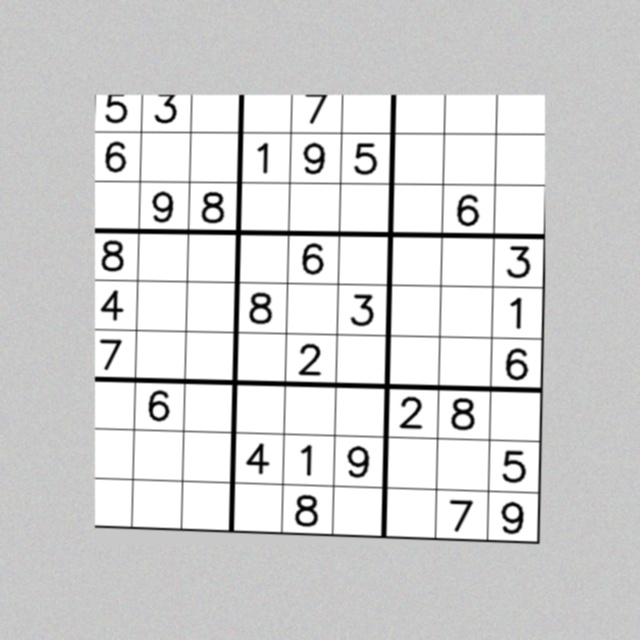
#> input picture sample_images/sample_sudoku.jpg, 640 x 640 px; its folder holds only this picture in this run
$ python -i grid_detector.py   (imports and definitions only)
#> lines starting #> are read from the running program, lines starting #| are printed output that depends on the picture; after the words box and inside, x2 and y2 are one past the last pixel; in counts of white or black regions, pixels touching at a corner belong together
### src/utils.py
"""
utils.py
--------
Shared helpers used across modules: logging setup, image I/O, and small
geometry utilities for working with the four corner points of the
detected Sudoku grid.
"""

from __future__ import annotations
import logging
import sys
from pathlib import Path

import cv2
import numpy as np

from .exceptions import ImageLoadError


# [46 lines left out: functions get_logger, load_image, not called in this run]


def order_corner_points(points: np.ndarray) -> np.ndarray:
    """
    Given 4 unordered (x, y) points forming a quadrilateral, returns them
    ordered as [top-left, top-right, bottom-right, bottom-left].

    Uses the standard sum/difference trick:
      - top-left has the smallest (x + y)
      - bottom-right has the largest (x + y)
      - top-right has the smallest (y - x)
      - bottom-left has the largest (y - x)
    """
    points = points.reshape(4, 2).astype(np.float32)
    ordered = np.zeros((4, 2), dtype=np.float32)

    sums = points.sum(axis=1)
    diffs = np.diff(points, axis=1).flatten()

    ordered[0] = points[np.argmin(sums)]  # top-left
    ordered[2] = points[np.argmax(sums)]  # bottom-right
    ordered[1] = points[np.argmin(diffs)]  # top-right
    ordered[3] = points[np.argmax(diffs)]  # bottom-left

    return ordered


def ensure_dir(path: str) -> None:
    """Creates a directory (including parents) if it doesn't already exist."""
    Path(path).mkdir(parents=True, exist_ok=True)

### src/grid_detector.py
"""
grid_detector.py
-----------------
Module 1: Locates the outer boundary of a 9x9 Sudoku grid in a photo and
warps it into a flat, top-down square image, then slices that square
into 81 individual cell images.

Pipeline
--------
1. Grayscale + Gaussian blur (noise reduction)
2. Adaptive threshold (robust to uneven lighting, unlike a global threshold)
3. Find the largest 4-sided contour -> assumed to be the grid boundary
4. Order its corners and apply a perspective transform (cv2.warpPerspective)
5. Slice the resulting square into a 9x9 array of cell images
"""

from __future__ import annotations
from dataclasses import dataclass

import cv2
import numpy as np

from .exceptions import GridNotFoundError
from .utils import order_corner_points

WARPED_SIZE = 450  # Output grid is WARPED_SIZE x WARPED_SIZE pixels
CELL_SIZE = WARPED_SIZE // 9
MIN_GRID_AREA_RATIO = 0.15  # Grid contour must cover at least this fraction of the image


@dataclass
class DetectedGrid:
    """Holds the results of grid detection for downstream modules."""
    warped: np.ndarray          # WARPED_SIZE x WARPED_SIZE grayscale grid image
    warped_color: np.ndarray    # Same, but color (for the final overlay)
    corners: np.ndarray         # The 4 ordered corner points found in the original image
    perspective_matrix: np.ndarray   # Forward transform (original -> warped)
    inverse_matrix: np.ndarray       # Inverse transform (warped -> original), for overlay


def _preprocess(image: np.ndarray) -> np.ndarray:
    gray = cv2.cvtColor(image, cv2.COLOR_BGR2GRAY)
    blurred = cv2.GaussianBlur(gray, (9, 9), 0)
    thresh = cv2.adaptiveThreshold(
        blurred, 255,
        cv2.ADAPTIVE_THRESH_GAUSSIAN_C, cv2.THRESH_BINARY_INV,
        blockSize=11, C=2,
    )
    # Dilate slightly to close small gaps in the grid lines
    kernel = np.ones((3, 3), np.uint8)
    return cv2.dilate(thresh, kernel, iterations=1)


def _find_grid_contour(thresh: np.ndarray, image_area: float) -> np.ndarray:
    contours, _ = cv2.findContours(thresh, cv2.RETR_EXTERNAL, cv2.CHAIN_APPROX_SIMPLE)
    if not contours:
        raise GridNotFoundError("No contours found in the image at all.")

    largest = max(contours, key=cv2.contourArea)
    area = cv2.contourArea(largest)

    if area < MIN_GRID_AREA_RATIO * image_area:
        raise GridNotFoundError(
            "Largest detected contour is too small to be a Sudoku grid. "
            "Try a clearer, more zoomed-in photo of the puzzle."
        )

    perimeter = cv2.arcLength(largest, True)

    # Slight irregularities in the contour (blur, compression, a not-quite-straight
    # edge) mean a single fixed epsilon doesn't reliably collapse the boundary to
    # exactly 4 points, so we search increasing approximation strengths until it does.
    approx = None
    for eps_fraction in np.arange(0.01, 0.06, 0.005):
        candidate = cv2.approxPolyDP(largest, eps_fraction * perimeter, True)
        if len(candidate) == 4:
            approx = candidate
            break

    if approx is None:
        # Fall back to the minimum-area bounding rectangle of the contour --
        # less precise than a true corner-detected quadrilateral, but robust.
        rect = cv2.minAreaRect(largest)
        approx = cv2.boxPoints(rect).reshape(-1, 1, 2).astype(np.int32)

    return approx


def detect_grid(image: np.ndarray) -> DetectedGrid:
    """Detects the Sudoku grid in `image` and returns a warped top-down view."""
    height, width = image.shape[:2]
    thresh = _preprocess(image)
    contour = _find_grid_contour(thresh, image_area=height * width)
    corners = order_corner_points(contour)

    destination = np.array(
        [[0, 0], [WARPED_SIZE - 1, 0], [WARPED_SIZE - 1, WARPED_SIZE - 1], [0, WARPED_SIZE - 1]],
        dtype=np.float32,
    )

    matrix = cv2.getPerspectiveTransform(corners, destination)
    inverse_matrix = cv2.getPerspectiveTransform(destination, corners)

    warped_color = cv2.warpPerspective(image, matrix, (WARPED_SIZE, WARPED_SIZE))
    warped_gray = cv2.cvtColor(warped_color, cv2.COLOR_BGR2GRAY)

    return DetectedGrid(
        warped=warped_gray,
        warped_color=warped_color,
        corners=corners,
        perspective_matrix=matrix,
        inverse_matrix=inverse_matrix,
    )


def split_into_cells(warped_gray: np.ndarray) -> list:
    """
    Splits the WARPED_SIZE x WARPED_SIZE grid image into a 9x9 (row-major)
    list of individual cell images.
    """
    cells = []
    for row in range(9):
        for col in range(9):
            y0, y1 = row * CELL_SIZE, (row + 1) * CELL_SIZE
            x0, x1 = col * CELL_SIZE, (col + 1) * CELL_SIZE
            cells.append(warped_gray[y0:y1, x0:x1])
    return cells

>>> import cv2
>>> picture = cv2.imread('../sample_images/sample_sudoku.jpg')
#> picture is the input picture: shape (640, 640, 3); mean B, G, R 211.8, 211.8, 211.8
>>> result = detect_grid(picture)
#> in _preprocess, `blurred = cv2.GaussianBlur(gray, (9, 9), 0)`:
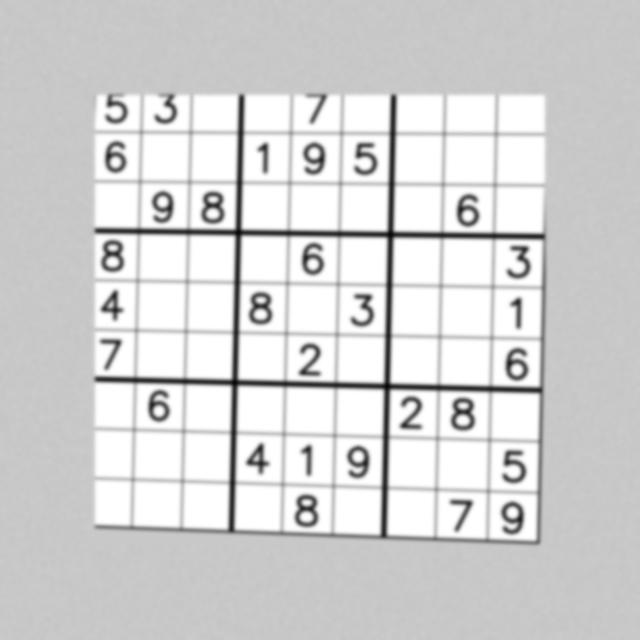
#> blurred: shape (640, 640); min 7, max 255, mean 211.8
#> in _preprocess, `thresh = cv2.adaptiveThreshold( blurred, 255, cv2.ADAPTIVE_THRESH_GAUS..`:
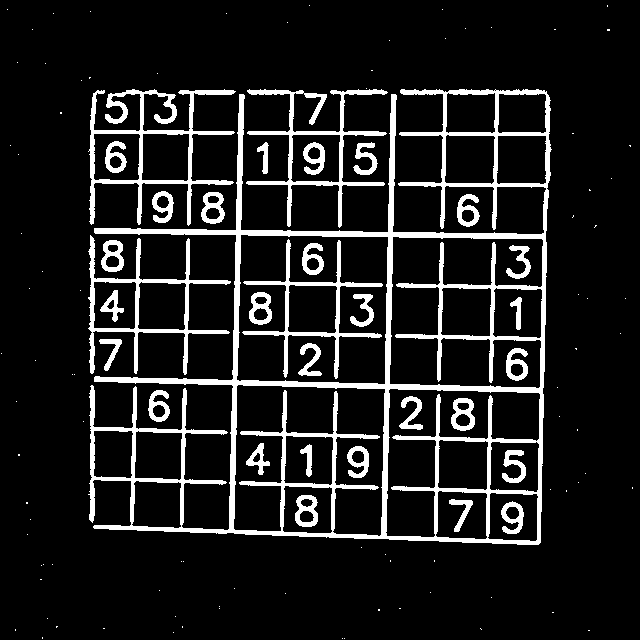
#> thresh: shape (640, 640); 11.4% white; 122 white regions (90 under 20 px), largest, box (x1, y1, x2, y2) and area: (88, 89, 552, 545) 25755, (88, 89, 236, 226) 3734, (246, 89, 388, 228) 2824
#> in _preprocess, `return cv2.dilate(thresh, kernel, iterations=1)`:
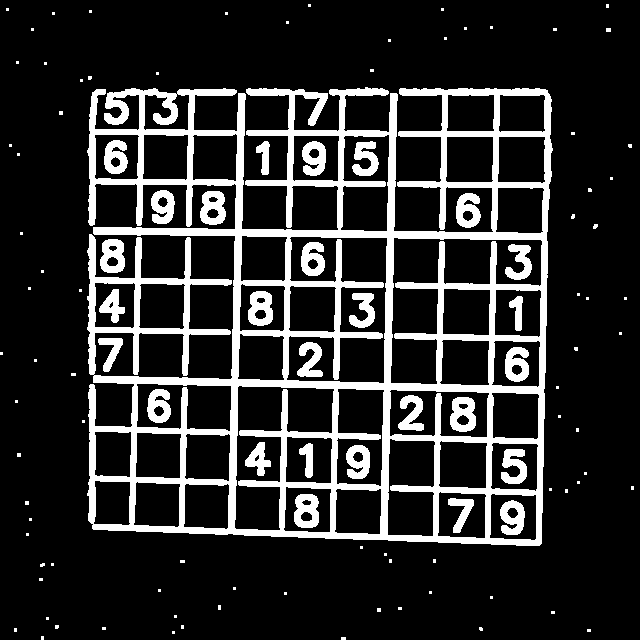
#> returned value: shape (640, 640); 17.2% white; 112 white regions (82 under 20 px)
#> in _find_grid_contour, `contours, _ = cv2.findContours(thresh, cv2.RETR_EXTERNAL, cv2.CHAIN_AP..`: contours = 91 contours, 84 with area under 20; largest, box (x1, y1, x2, y2) and area: (87, 87, 553, 546) 162597, (200, 191, 226, 225) 689, (100, 239, 125, 273) 673, (456, 193, 481, 228) 621, (151, 190, 175, 224) 585, (98, 338, 123, 372) 333, (256, 141, 270, 175) 240
#> in _find_grid_contour, `largest = max(contours, key=cv2.contourArea)`: largest = contour of 1013 points, box (x1, y1, x2, y2) (87, 87, 553, 546), area 162597
#> in _find_grid_contour, `area = cv2.contourArea(largest)`: area = 162597
#> in _find_grid_contour, `perimeter = cv2.arcLength(largest, True)`: perimeter = 6161.8
#> the loop in _find_grid_contour, `for eps_fraction in np.arange(0.01, 0.06, 0.005):` made 4 passes
#> approx on pass 4: [[547, 90], [92, 92], [92, 528], [539, 545]]
#> in detect_grid, `contour = _find_grid_contour(thresh, image_area=height * width)`: contour = [[547, 90], [92, 92], [92, 528], [539, 545]]
#> in order_corner_points, `sums = points.sum(axis=1)`: sums = [637, 184, 620, 1084]
#> in order_corner_points, `diffs = np.diff(points, axis=1).flatten()`: diffs = [-457, 0, 436, 6]
#> in detect_grid, `corners = order_corner_points(contour)`: corners = [[92, 92], [547, 90], [539, 545], [92, 528]]
#> in detect_grid, `matrix = cv2.getPerspectiveTransform(corners, destination)`: matrix = [[1.04, -2.26e-17, -95.32], [0.00447, 1.02, -94.06], [9.77e-05, -3.89e-05, 1]]
#> in detect_grid, `inverse_matrix = cv2.getPerspectiveTransform(destination, corners)`: inverse_matrix = [[0.962, 0.00351, 92], [-0.013, 0.991, 92], [-9.44e-05, 3.82e-05, 1]]
#> in detect_grid, `warped_color = cv2.warpPerspective(image, matrix, (WARPED_SIZE, WARPED..`:
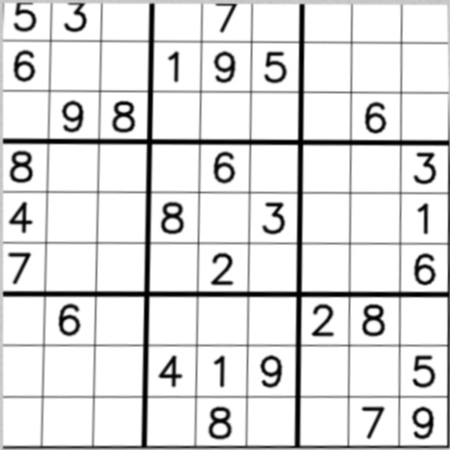
#> warped_color: shape (450, 450, 3); mean B, G, R 224.5, 224.5, 224.5

$ run again, on sample_images/p1.png
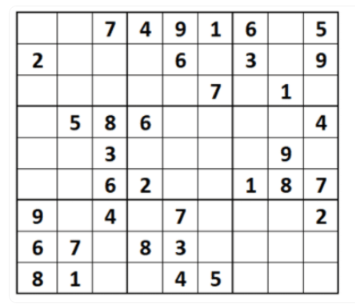
#> input picture sample_images/p1.png, 355 x 307 px
#> picture is the input picture: shape (307, 355, 3); mean B, G, R 232.5, 232.6, 232.6
#> in _preprocess, `thresh = cv2.adaptiveThreshold( blurred, 255, cv2.ADAPTIVE_THRESH_GAUS..`:
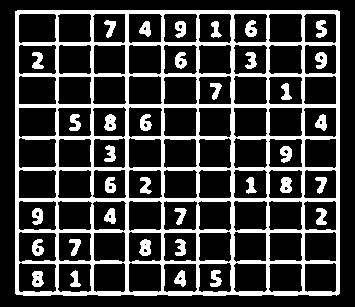
#> thresh: shape (307, 355); 24.3% white; 36 white regions, largest, box (x1, y1, x2, y2) and area: (15, 10, 340, 296) 21960, (139, 239, 151, 256) 153, (104, 114, 116, 131) 152
#> contours = 1 contour; box (x1, y1, x2, y2) and area: (14, 9, 341, 297) 93468
#> largest = contour of 50 points, box (x1, y1, x2, y2) (14, 9, 341, 297), area 93468
#> area = 93468
#> perimeter = 1229.9
#> the loop in _find_grid_contour, `for eps_fraction in np.arange(0.01, 0.06, 0.005):` made 1 pass
#> approx on pass 1: [[14, 10], [15, 295], [340, 294], [340, 10]]
#> contour = [[14, 10], [15, 295], [340, 294], [340, 10]]
#> sums = [24, 310, 634, 350]
#> diffs = [-4, 280, -46, -330]
#> corners = [[14, 10], [340, 10], [340, 294], [15, 295]]
#> matrix = [[1.37, -0.00481, -19.16], [-5.22e-18, 1.57, -15.7], [-1.08e-05, -1.07e-05, 1]]
#> inverse_matrix = [[0.729, 0.00233, 14], [7.87e-05, 0.637, 10], [7.87e-06, 6.85e-06, 1]]
#> in detect_grid, `warped_color = cv2.warpPerspective(image, matrix, (WARPED_SIZE, WARPED..`:
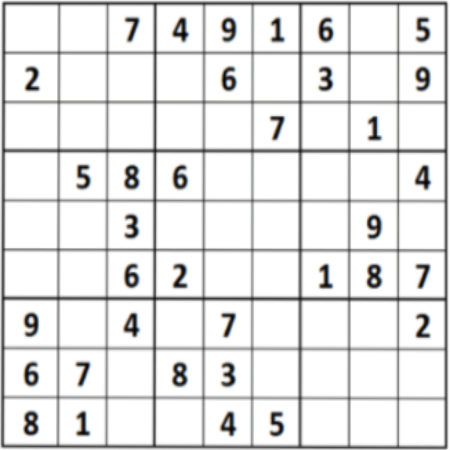
#> warped_color: shape (450, 450, 3); mean B, G, R 228.9, 228.9, 228.9
